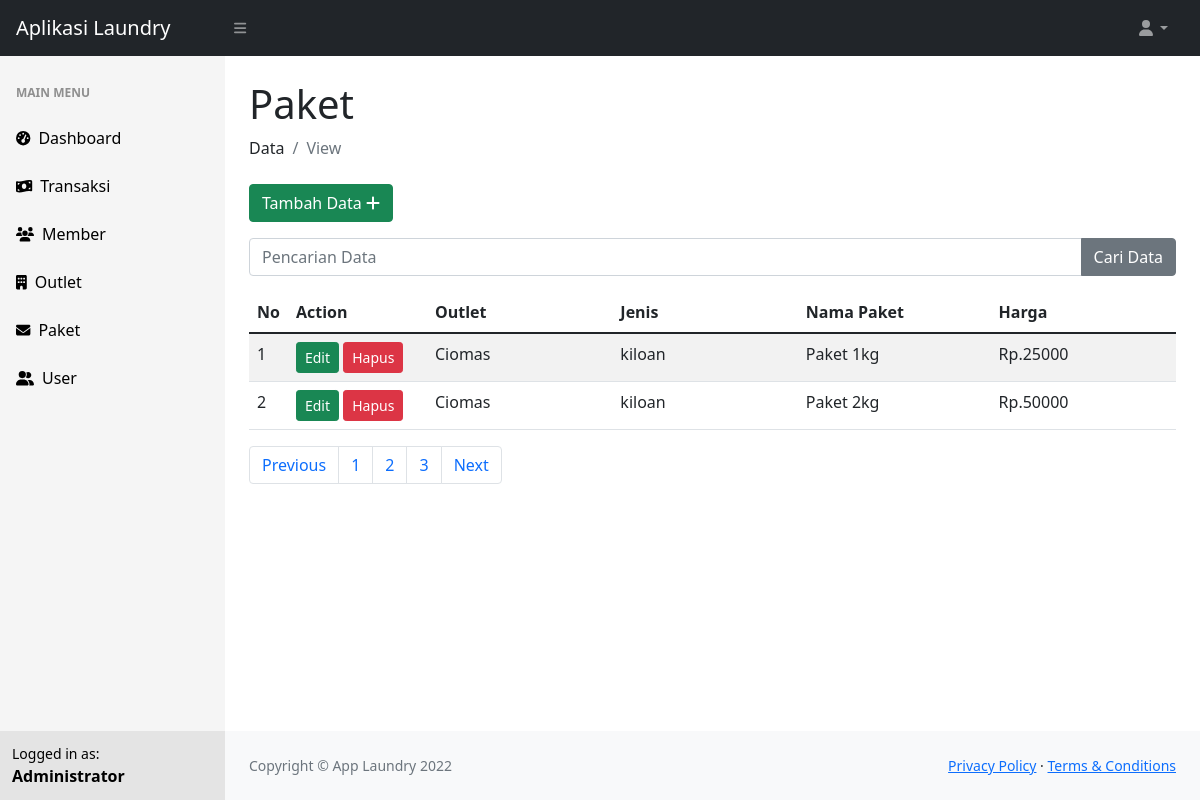
The app's page /admin.php?p=paket (signed in) with its own data.
### tables this page shows
CREATE TABLE IF NOT EXISTS `tb_paket` (
  `id` int NOT NULL AUTO_INCREMENT,
  `id_outlet` int NOT NULL DEFAULT '0',
  `jenis` enum('kiloan','selimut','bed_cover','kaos','lainnya') DEFAULT NULL,
  `nama_paket` varchar(100) DEFAULT NULL,
  `harga` int DEFAULT NULL,
  PRIMARY KEY (`id`),
  KEY `id_outlet` (`id_outlet`)
);

CREATE TABLE IF NOT EXISTS `tb_outlet` (
  `id` int NOT NULL AUTO_INCREMENT,
  `nama` varchar(100) DEFAULT NULL,
  `alamat` text,
  `tlp` varchar(15) DEFAULT NULL,
  PRIMARY KEY (`id`)
);

### admin/paket/view.php (the view, shortened to what this page needs)
<h1 class="mt-4">Paket</h1>
<ol class="breadcrumb mb-4">
  <li class="breadcrumb-item">Data</li>
  <li class="breadcrumb-item active">View</li>
</ol>
<div class="row">
  <div class="col-lg-12">
    <a href="admin.php?p=paket&f=form" class="btn btn-success  mb-3">Tambah Data <i class="fas fa-plus"></i></a>
    <form action="" method="POST">
      <div class="input-group mb-3">
        <input name="keyword" type="text" class="form-control" placeholder="Pencarian Data">
        <button class="btn btn-secondary" type="submit" id="button-addon2">Cari Data</button>
      </div>
    </form>
    <table class="table table-striped table-inverse table-responsive" width="100%">
      <thead class="thead-inverse">
        <tr>
          <th width="3%">No</th>
          <th width="15%">Action</th>
          <th width="20%">Outlet</th>
          <th width="20%">Jenis</th>
          <th>Nama Paket</th>
          <th width="20%">Harga</th>
        </tr>
      </thead>
      <tbody>
        <?php
        $i = 0;
        include "./fungsi/koneksi.php";
        $query = "select a.*, b.nama as nama_outlet from tb_paket a left join tb_outlet b on a.id_outlet = b.id " . @$where;
        $row = mysqli_query($koneksi, $query);
        $count = mysqli_num_rows($row);
        if ($count > 0) {
          while ($data = mysqli_fetch_array($row)) {
            $i++;
        ?>
            <tr>
              <td scope="row"><?php echo $i; ?></td>
              <td>
                <a href="admin.php?p=paket&f=form&edit&id=<?php echo $data['id']; ?>" class="btn btn-success btn-sm">Edit</a>
                <a href="admin.php?p=paket&hapus&id=<?php echo $data['id']; ?>" onclick="return confirm('Apakah anda yakin?');" class="btn btn-danger btn-sm">Hapus</a>
              </td>
              <td><?php echo $data['nama_outlet']; ?></td>
              <td><?php echo $data['jenis']; ?></td>
              <td><?php echo $data['nama_paket']; ?></td>
              <td>Rp.<?php echo $data['harga']; ?></td>
            </tr>
          <?php } ?>
        <?php } ?>
      </tbody>
    </table>
    <nav aria-label="Page navigation example">
      <ul class="pagination">
        <li class="page-item"><a class="page-link" href="#">Previous</a></li>
        <li class="page-item"><a class="page-link" href="#">1</a></li>
        <li class="page-item"><a class="page-link" href="#">2</a></li>
        <li class="page-item"><a class="page-link" href="#">3</a></li>
        <li class="page-item"><a class="page-link" href="#">Next</a></li>
      </ul>
    </nav>
  </div>
</div>

### records on screen
tb_paket: id_outlet.nama "Ciomas", jenis "kiloan", nama_paket "Paket 1kg", harga "25000"
tb_paket: id_outlet.nama "Ciomas", jenis "kiloan", nama_paket "Paket 2kg", harga "50000"

### other values on screen
$_SESSION['nama'] "Administrator"
